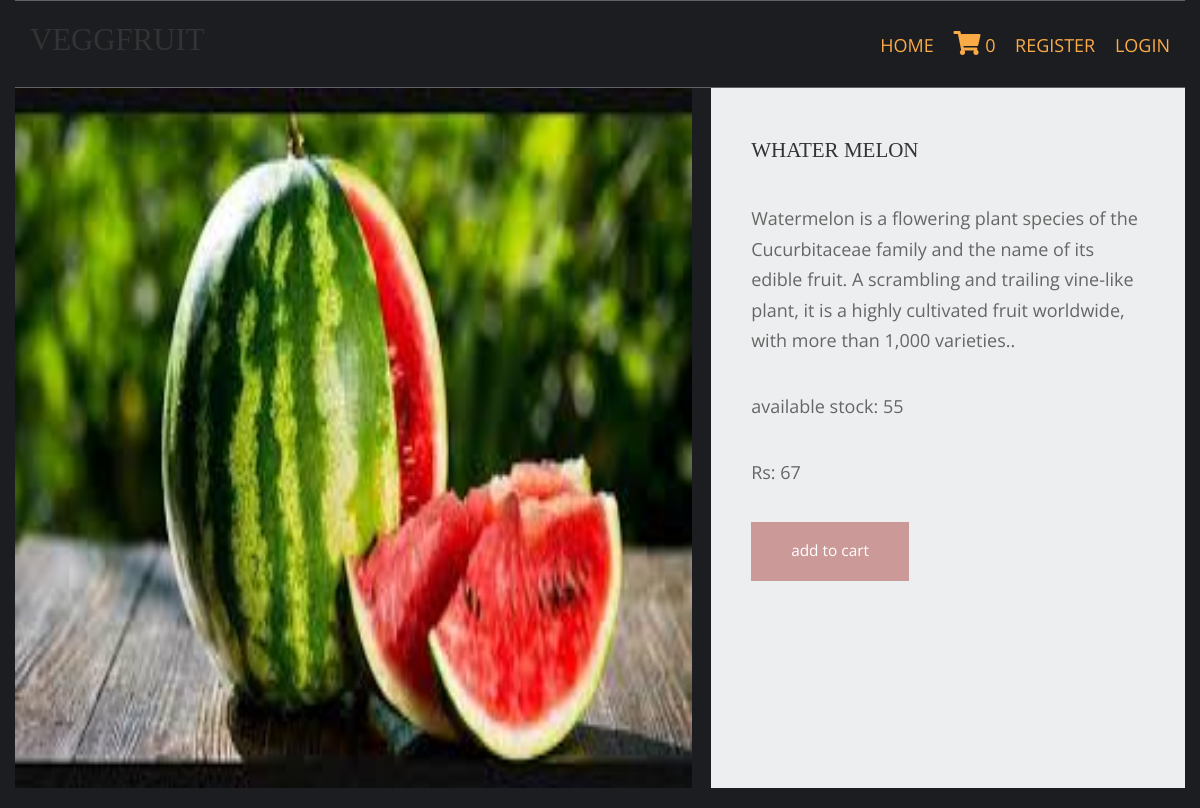
Page /melons/whater-melon/ on the committed database.
### shop/models.py (models this page shows, shortened)
class products(models.Model):
    name=models.CharField(max_length=100,unique=True)
    slug=models.SlugField(max_length=100,unique=True)
    img=models.ImageField(upload_to='product')
    desc=models.TextField()
    available=models.BooleanField()
    stock=models.IntegerField()
    price=models.IntegerField()
    category=models.ForeignKey(categ,on_delete=models.CASCADE)

### shop/views.py (the view)
# urls.py: path('<slug:c_slug>/<slug:product_slug>/',views.prodDetails,name='details'),
def prodDetails(request,c_slug,product_slug):
    try:
        prod=products.objects.get(category__slug=c_slug,slug=product_slug)
    except Exception as e:
        raise e
    return render(request,'item.html',{'pr':prod})

### cart/context_processor.py (called while the page is built)
def count(request):
    item_count=0
    if 'admin' in request.path:
        return {}
    else:
        try:
            ct=cartlist.objects.filter(cart_id=c_id(request))
            cti=items.objects.filter(cart=ct[:1])
            for c in cti:
                item_count+=c.quan
        except cartlist.DoesNotExist:
            item_count=0
        return dict(itc=item_count)

### cart/views.py (called while the page is built)
def c_id(request):
    ct_id=request.session.session_key
    if not ct_id:
        ct_id=request.session.create()
    return c_id

### templates/item.html (shortened to what this page needs)
{% extends 'base.html' %}
{% load static %}
{% block content %}
<!DOCTYPE html>
<html lang="en">
<head>
    <link href="{% static 'pr/css/templatemo-comparto.css' %}" rel="stylesheet" />
    <link href="{% static 'pr/css/templatemo-comparto.css' %}" rel="stylesheet" />
</head>
<body>
        <section class="tm-mb-1" id="about">
            <div class="tm-row tm-about-row">
                <div class="tm-section-1-l">
                    <img src="{{pr.img.url}}" alt="About image" style="height: 700px;width: 900px;" class="tm-img-responsive">
                </div>
                <article class="tm-section-1-r tm-bg-color-8">
                    <h2 class="tm-mb-2 tm-title-color">{{pr.name}}</h2>
                    <p>{{pr.desc}}.</p>
                    <p>available stock: {{pr.stock}}</p>
                    <p>Rs: {{pr.price}}</p>
                    <a href="{% url 'addcart' pr.id %}" class="tm-btn tm-btn-1 tm-link-to-services">add to cart</a>
                </article>
            </div>
        </section>
</body>
</html>
{% endblock %}

### static/hm/layout/styles/layout.css (style rules this page uses)
*, *::before, *::after { transition:all .3s ease-in-out; }
body { color:#A5A6AA; background-color:#1C1D21; }
a { color:#FBAB45; }

### static/pr/css/templatemo-comparto.css (style rules this page uses)
*, *::before, *::after { box-sizing: border-box; outline: none; }
ul, h1, h2, h3, h4, p, figure { padding: 0; margin: 0; }
body { font-family: 'Open Sans', Arial, sans-serif; font-size: 18px; overflow-x: hidden; padding-left: 15px; padding-right: 15px; margin: 0; }
h2 { font-size: 1.5rem; }
a { transition: all 0.3s ease; text-decoration: none; }
p { color: #666; line-height: 1.7; margin-bottom: 35px; }
h1, h2, h3, h4, h5, h6 { color: #333; }
.tm-mb-1 { margin-bottom: 20px; }
.tm-mb-2 { margin-bottom: 40px; }
.tm-bg-color-8 { background-color: #EDEEEF; }
.tm-img-responsive { max-width: 100%; height: auto; }
.tm-section-1-l { width: 57.85%; margin-right: 1.65%; }
.tm-section-1-r { padding: 50px 40px; width: 40.5%; }
.tm-row { display: flex; }
.tm-btn { display: inline-block; padding: 15px 40px; font-size: 1.1rem; border: none; background-color: #CC9999; color: white; }
a { color: #666; }

### static/hm/layout/styles/framework.css (style rules this page uses)
html { overflow-y:scroll; overflow-x:hidden; }
html, body { margin:0; padding:0; font-size:14px; line-height:1.6em; }
*, *::before, *::after { box-sizing:border-box; }
a { outline:none; text-decoration:none; }
img { width:auto; max-width:100%; height:auto; margin:0; padding:0; border:none; line-height:normal; vertical-align:middle; }
body, input, textarea, select { font-family:Verdana, Geneva, sans-serif; }
h1, h2, h3, h4, h5, h6, .heading { font-family:Georgia, "Times New Roman", Times, serif; }
::placeholder { opacity:1; }
h1, h2, h3, h4, h5, h6, .heading { margin:0 0 20px 0; font-size:1.4rem; line-height:normal; font-weight:normal; text-transform:uppercase; }
address, article, aside, figcaption, figure, footer, header, main, nav, section { display:block; margin:0; padding:0; }

### rows in the picture
products: img (picture), name "WHATER MELON", desc "Watermelon is a flowering plant species of the Cucurbitaceae family and the name of its edible fruit. A scrambling and trailing vine-like plant, it is a highly cultivated fruit worldwide, with more than 1,000 varieties.", stock "55", price "67"

### other values in the picture
{{ itc }} "0"
